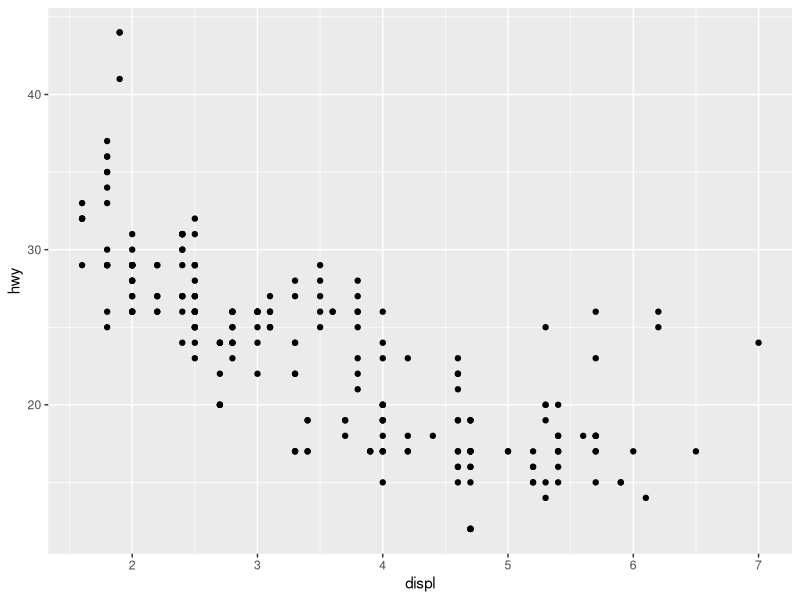
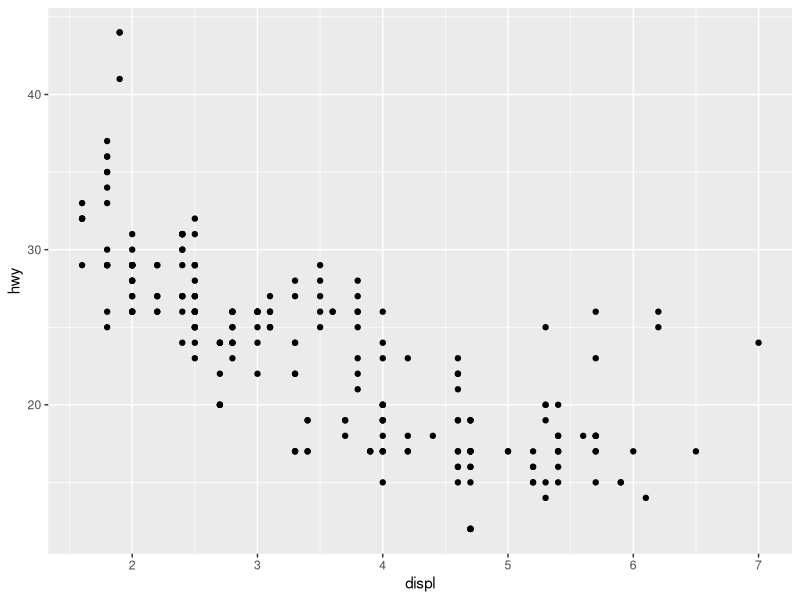
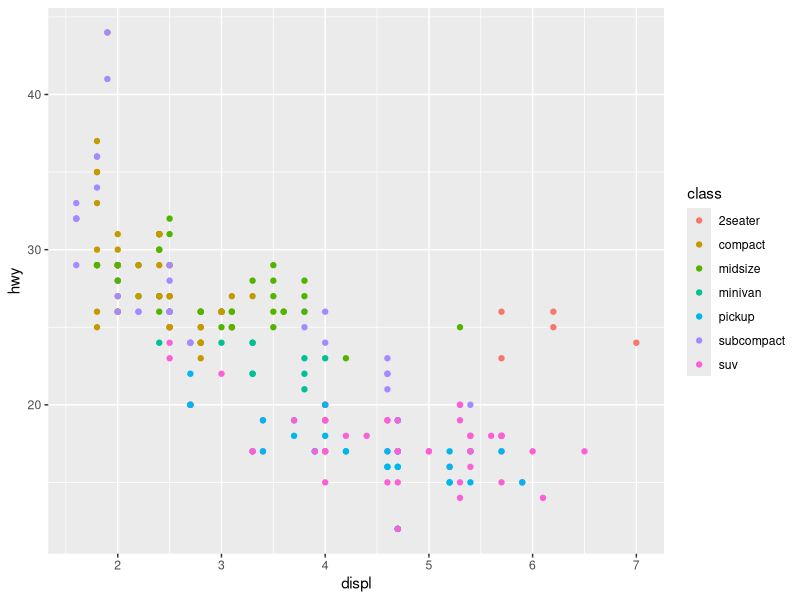
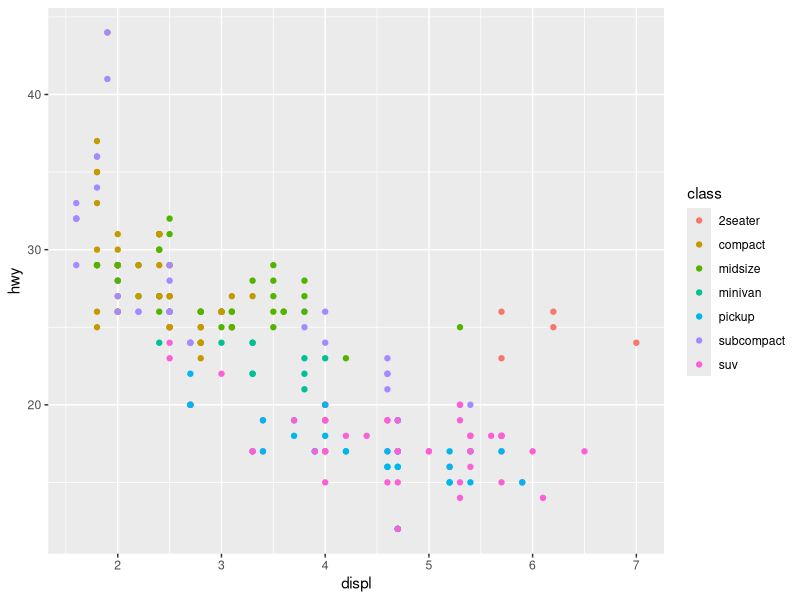
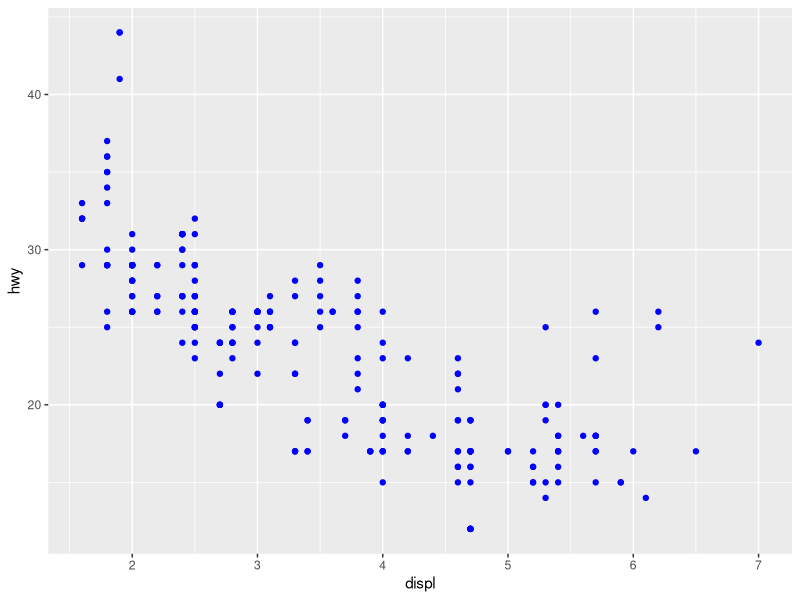
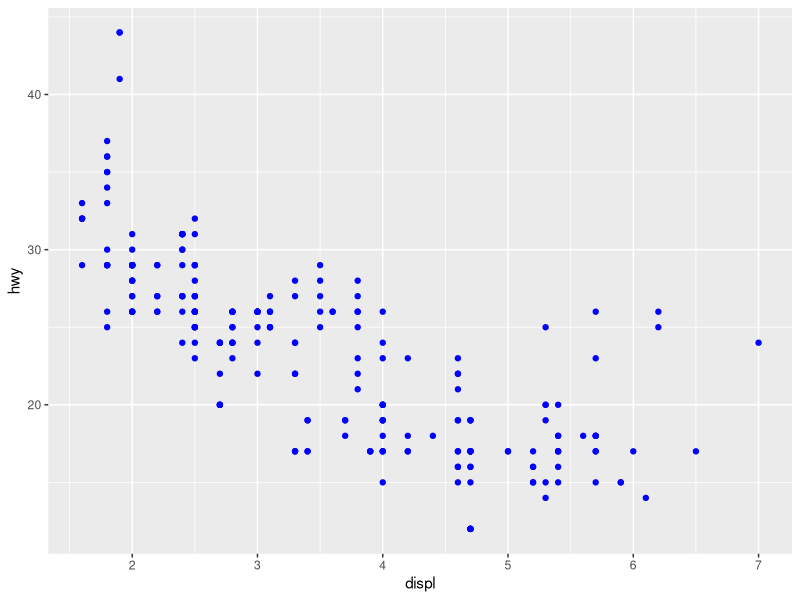
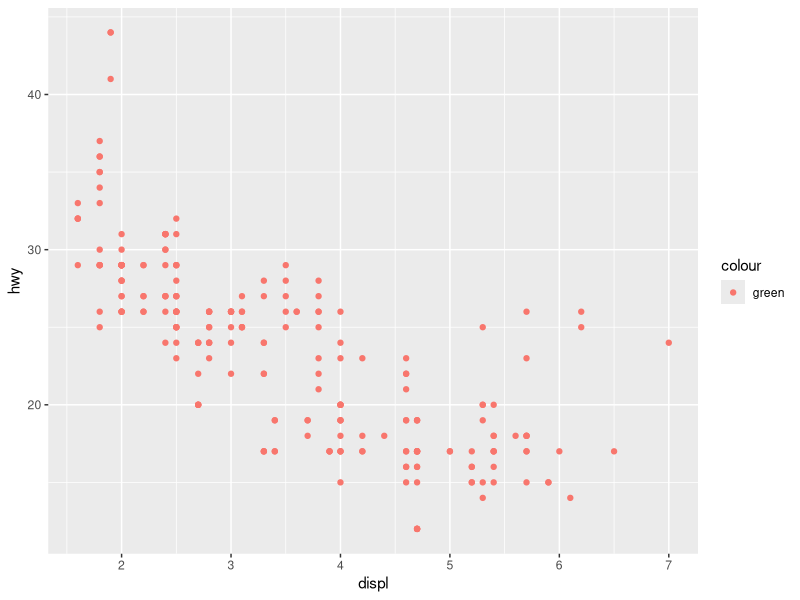
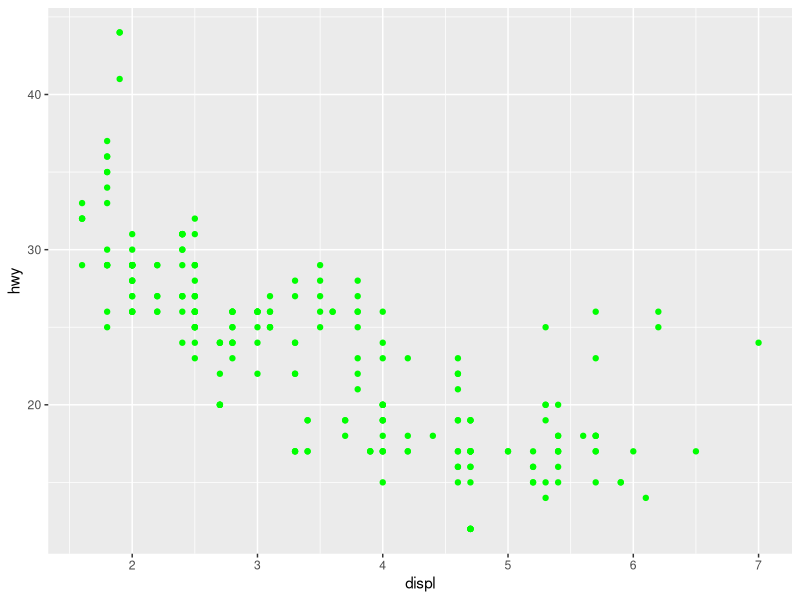

The R source for these figures, in order:
##-------------------------------------------------
## Script # 2
## Based on Chapter 3 and 7 of r4ds
## Learning objectives:
##   1. Learn to how to ggplot2
##   2. Learn to conduct EDA/descriptive analysis
##-------------------------------------------------

##-----------
## Packages
##-----------
library(ggplot2)
library(tidyverse)


# The most likely data analysis that you will do at your work is
# exploratory data analysis, or EDA for short. 

# EDA is an iterative cycle. 

# You:
# 1. Generate questions about your data.
# 2. Search for answers by visualising, transforming, and modelling your data.
# 3. Use what you learn to refine your questions and/or generate new questions.

# Two guiding questions for your EDA:

# 1. What type of variation occurs within your variables?
# 2. What type of covariation occurs between your variables?


# Some definitions
# 1. __variable__ is a quantity, quality, or property that you can measure. 
# 2. A __value__ is the state of a variable when you measure it. The value of a
#    variable may change from measurement to measurement.
# 3. An __observation__ is a set of measurements made under similar conditions.
#    An observation will contain several values, each associated with a different 
# variable. I'll sometimes refer to an observation as a data point.
# 4. __Tabular data__ is a set of values, each associated with a variable and 
#    an observation. Tabular data is _tidy_ if each value is placed in its own
#    "cell", each variable in its own column, and each observation in its own row. 

# We will use ggplot2 for most of our EDA work

###------------
### Discussion 
###------------

###------------------
### General tempate
###------------------
### ggplot(data = <DATA>, mapping = aes(<MAPPINGS>)) + 
###  <GEOM_FUNCTION>(
###    mapping = aes(<MAPPINGS>),
###    stat = <STAT>, 
###    position = <POSITION>
###  ) +
###  <COORDINATE_FUNCTION> +
###  <FACET_FUNCTION>


###------------------
### Useful websites
###------------------
### http://docs.ggplot2.org/current/
### This is how I learn to use ggplot: http://www.cookbook-r.com/Graphs/ 
### The official book on ggplot2: http://ggplot2.org/book/
### Another very good book: http://socviz.co/
### download the cheatsheet for ggplot
###----------------------------------------------------


###------------
### Discussion 
###------------

### We will use a small data file that comes with ggplot2
### mpg: Fuel economyh data from 1999 and 2008 for 38 popular models of car
### Make a habit of looking at the data
### You can download the latest version of this data: http://www.fueleconomy.gov/feg/download.shtml 


# look at the data we will use to learn ggplot
View(mpg)
str(mpg)
?mpg

### Ask these questions when you are looking at the data
### 1. How many observations?
### 2. How many variables?
### 3. How many categorical variables?
### 4. How many continous/numeric variables?
### 5. Which variables can be outcome variables?
### 6. Which variables can be input variabeles?


# Here is your first graph
ggplot(data = mpg) + #always add the plus sign at the end of the line, not at the front
  geom_point(mapping = aes(x = displ, y = hwy))

### How can we describe the graph?

# alternative
ggplot(data = mpg, mapping = aes(x = displ, y = hwy)) + #always add the plus sign at the end of the line, not at the front
  geom_point()

###------------
### Discussion 
###------------

### What are the differences between two ways that produce the same graph?

### Why hwy is plotted on y-axis and displ on x-axis?
### In general, how do you decide which variable should be on which axis?

### Output : dependent variable : y-axis
### Input : independent variable : x-axis

##-----------
## color
##-----------

ggplot(data = mpg) + 
  geom_point(mapping = aes(x = displ, y = hwy, color = class))

# alternative
ggplot(data = mpg, mapping = aes(x = displ, y = hwy, color = class)) + 
  geom_point(mapping = aes(color = class))

ggplot(data = mpg) + 
  geom_point(mapping = aes(x = displ, y = hwy), color = "blue")

# alternative
ggplot(data = mpg, mapping = aes(x = displ, y = hwy)) + 
  geom_point(color = "blue")


###------------
### Discussion 
###------------

###--------------------------------------------
### general notes about what have learn so far
###--------------------------------------------
###                                                aesthetic variable to
###                                                 property  map it to
###                                                    |        |   
### ggplot(mpg) + geom_point(aes(x = displ, y = hwy, color = class))
### ggplot(mpg) + geom_point(aes(x = displ, y = hwy, size = class))
### ggplot(mpg) + geom_point(aes(x = displ, y = hwy, shape = class))
### ggplot(mpg) + geom_point(aes(x = displ, y = hwy, alpha = class))

#--------------- 
# set vs. map
#---------------
ggplot(mpg) + geom_point(aes(x = displ, y = hwy, color = "green"))
# note: Inside of aes(): ggplot2 treats input as value in the data
#       space and maps it to a value in the visual space.
ggplot(mpg) + geom_point(aes(x = displ, y = hwy), color = "green")
# note: Outside of aes(): ggplot2 treats input as value in
#       the visual space and sets the property to it.

#-----------
# facets
#-----------
 
#
# facet_grid() - 2D grid, rows ~ cols, . for no split
# facet_wrap() - 1D ribbon wrapped into 2D
#
 
ggplot(data = mpg) + 
  geom_point(mapping = aes(x = displ, y = hwy)) + 
  facet_wrap(~ class, nrow = 2)


##-------
## geom
##------

###------------
### Discussion 
###------------

ggplot(data = mpg) + 
  geom_smooth(mapping = aes(x = displ, y = hwy))

### How can we describe the graph? 
### Anything strange about this graph?

ggplot(data = mpg) + 
  geom_smooth(mapping = aes(x = displ, y = hwy, linetype = drv))

### How can we describe the graph? 
### Anything strange about this graph?

ggplot(data = mpg) + 
  geom_point(mapping = aes(x = displ, y = hwy)) +
  geom_smooth(mapping = aes(x = displ, y = hwy))

### How can we describe the graph? 
### Anything strange about this graph?

ggplot(data = mpg, mapping = aes(x = displ, y = hwy)) + 
  geom_point(mapping = aes(color = class)) + 
  geom_smooth()

### How can we describe the graph? 
### Anything strange about this graph?

###------------
### Discussion 
###------------

###-------------------------------- 
### note about global and local
###--------------------------------
###
### Mappings (and data) that appear in ggplot() will apply globally to every layer
### ggplot(data = mpg, mapping = aes(x = displ, y = hwy)) +
###  geom_point() +
###  geom_smooth()
###
### Mappings (and data) that appear in a geom_ function will add to or override the
### global mappings for that layer only
### ggplot(data = mpg, mapping = aes(x = displ, y = hwy)) +
###  geom_point(mapping = aes(color = drv)) +
###  geom_smooth()
###
### Automatically draws a single line for each group implied by color.
### This occurs for other "monolithic" geoms as well.
### ggplot(data = mpg, mapping = aes(x = displ, y = hwy)) +
###  geom_point(mapping = aes(color = drv)) +
###  geom_smooth(mapping = aes(color = drv), se = FALSE)

##-----------------------
## something fun
##-----------------------

# execute this and what do you see?
ggplot(data = mpg,
       mapping = aes(x = cty, y = hwy, color = drv)) +
  geom_density_2d(color = "white") +
  geom_point()

##--------------------------------------------
## adding a few more options for geom_smooth
##--------------------------------------------

ggplot(data = mpg, mapping = aes(x = displ, y = hwy)) + 
  geom_point(mapping = aes(color = class)) + 
  geom_smooth(method = "gam", formula = y ~ s(x))

ggplot(data = mpg, mapping = aes(x = displ, y = hwy)) + 
  geom_point(mapping = aes(color = class)) + 
  geom_smooth(method = "lm")

ggplot(data = mpg, mapping = aes(x = displ, y = hwy)) + 
  geom_point(mapping = aes(color = class)) + 
  geom_smooth(method = "lm") +
  geom_smooth(method = "gam", formula = y ~ s(x))

### lm is a Orginary Least Square regression
### How can we describe the graph? 
### Anything strange about this graph?
### Compare this graph with previous graph
### What do you see?

##----------------------
## update on template
##----------------------

# ggplot(data = <DATA>) +
#   <GEOM_FUNCTION>(mapping = aes(<MAPPINGS>),
#                   stat = <STAT>) +
#   <FACET_FUNCTION>

##-------------------------------------
## Graphical display of distributions 
##-------------------------------------

# Your data analysis often begins with examining the distribution of your variables

# Variation

# Variation is the tendency of the values of a variable to change from 
# measurement to measurement. Every variable has its own pattern of variation, 
# which can reveal interesting information. 

# The best way to understand that pattern is to visualise the distribution of 
# the variable's values.

##-----------------------------
## Categorical vs. Continuous 
##-----------------------------

# How you visualise the distribution of a variable will depend on whether the variable
# is categorical or continuous. 

# A variable is categorical if it can only take one of a small set of values. 
# In R, categorical variables are usually saved as factors or character vectors. 
# To examine the distribution of a categorical variable, use a bar chart:

##--------------------------------------
## Bar graphs for categorical variables
##--------------------------------------

# looking at the distribution of a categorical variable
# we will use geom_bar to crate a bar graph
ggplot(data = mpg) + 
  geom_bar(mapping = aes(x = class))

# alternative 
ggplot(data = mpg) + 
  stat_count(mapping = aes(x = class))

# you can enter the data and create a bar graph
# this workflow is the same as what you will do in Excel
demo <- tribble(
  ~a,      ~b,
  "bar_1", 20,
  "bar_2", 30,
  "bar_3", 40
)

ggplot(data = demo) +
  geom_bar(mapping = aes(x = a, y = b), stat = "identity")

ggplot(data = mpg) + 
  geom_bar(mapping = aes(x = class))

# can you create a bar graph that show % of SUVs in the mpg data?
ggplot(data = mpg) + 
  geom_bar(mapping = aes(x = class, y = ..prop.., group = 1))
# note the option __group = 1__

###------------
### Discussion 
###------------

### you can compute statistics inside ggplot, but it is not a good idea


##--------------------------------------
## Density plots for numeric variables
##--------------------------------------

# histograms
ggplot(data = mpg) +
  geom_histogram(mapping = aes(x = hwy), binwidth = 0.5)

ggplot(data = mpg) +
  geom_histogram(mapping = aes(x = hwy), binwidth = 1.0)

# Note how the graph changes with __binwidth__

ggplot(data = mpg) +
  geom_histogram(mapping = aes(x = hwy), binwidth = 2.0)

# density plots
ggplot(mpg) +
  geom_density(mapping = aes(hwy))

##----------
## Practice
##----------

# 1. Go to https://github.com/fivethirtyeight/data and explore the data sets.
# 2. Pick a data set that you want to explore.
# 3. Download the data set.
# 4. Import it into R.
# 5. Explore the data by using ggplot.
#    a. Visualize the distribution of a categorical variable
#    b. Visualize the distribution of a numeric variable.
#    c. Visualize the covariation of two numeric variables.

